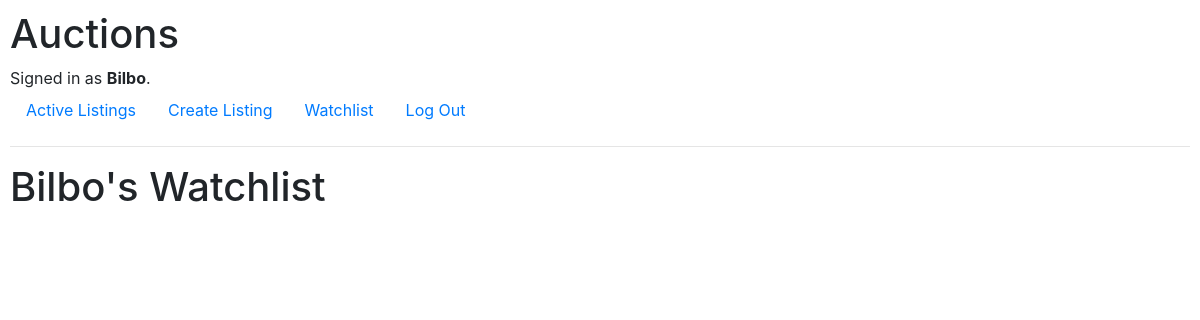
/watchlist (signed in), run on an earlier commit of the app's database.
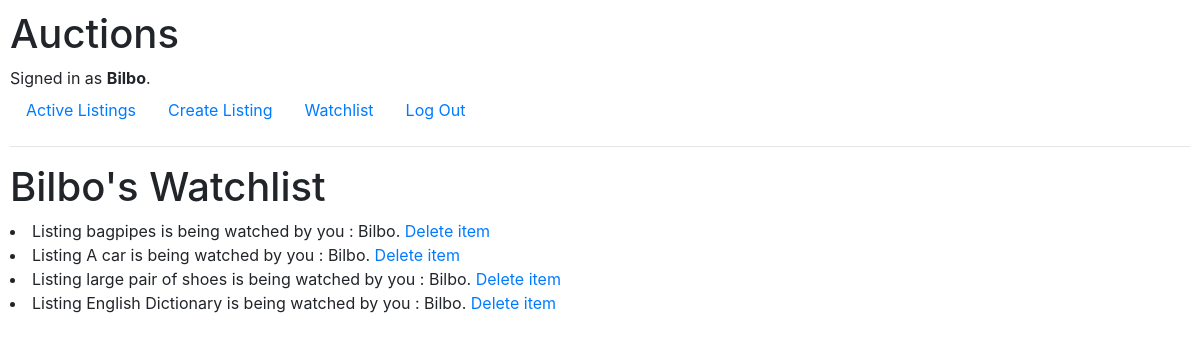
And on a later commit of the database.
### auctions/models.py (models this page shows, shortened)
class WatchList(models.Model):
    Watchuser = models.ForeignKey(User, on_delete = models.CASCADE, related_name="watchuser")
    Watchitem = models.ForeignKey(Auction_listings, on_delete = models.CASCADE, related_name="watchitem")

class Auction_listings(models.Model):
    name = models.CharField(max_length=64)
    body_text = models.TextField()
    init_price = models.FloatField(max_length=16)
    picture = models.URLField(null = True, blank=True)
    category = models.ForeignKey(Category, on_delete=models.CASCADE, max_length=16, null = True)
    status = models.BooleanField(default = True)
    def __str__(self):
        return f"{self.name}"

class User(AbstractUser):
    pass

### auctions/views.py (the view)
# urls.py: path("watchlist", views.go_watch, name="go_watch"),
@login_required(login_url = '/login')
def go_watch(request):
    user = request.user
    Listitems = WatchList.objects.filter(Watchuser = user)
    return render(request, "auctions/watchlist.html", {
        "user": user,
        "listitems": Listitems
    })

### auctions/templates/auctions/watchlist.html
{% extends "auctions/layout.html" %}
{% block body %}
    <h1>{{user}}'s Watchlist </h1>
    {% for listitem in listitems %}
        <li>
            Listing {{ listitem.Watchitem }} is being watched by you : {{ listitem.Watchuser }}.
            <a href="{% url 'del_watch' listitem.Watchitem_id %}">Delete item</a>
        </li>
    {% endfor %}
{% endblock %}

What changed in the data, as far as the page shows it:
added WatchList: Watchitem "bagpipes", Watchuser "Bilbo"
added WatchList: Watchitem "A car", Watchuser "Bilbo"
added WatchList: Watchitem "large pair of shoes", Watchuser "Bilbo"
added WatchList: Watchitem "English Dictionary", Watchuser "Bilbo"
